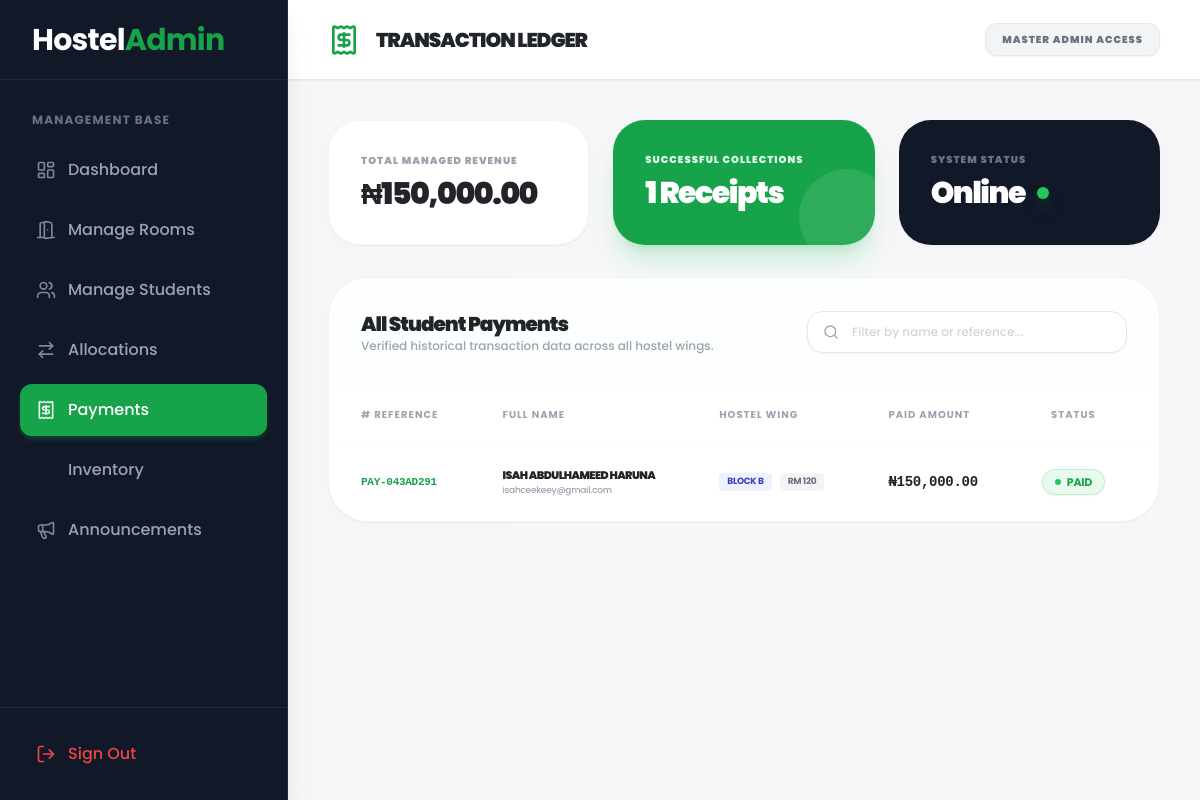
/admin/payments.php (signed in), run on the app's committed database.
### tables this page shows
CREATE TABLE `payments` (
  `id` int(11) NOT NULL,
  `student_id` int(11) NOT NULL,
  `allocation_id` int(11) DEFAULT NULL,
  `amount` decimal(10,2) NOT NULL,
  `reference_code` varchar(100) NOT NULL,
  `payment_method` varchar(50) DEFAULT 'Bank Transfer',
  `status` enum('pending','paid','failed') DEFAULT 'pending',
  `paid_at` timestamp NULL DEFAULT NULL,
  `created_at` timestamp NOT NULL DEFAULT current_timestamp()
);

CREATE TABLE `users` (
  `id` int(11) NOT NULL,
  `fullname` varchar(100) NOT NULL,
  `email` varchar(100) NOT NULL,
  `phone` varchar(20) DEFAULT NULL,
  `faculty` varchar(100) DEFAULT NULL,
  `department` varchar(100) DEFAULT NULL,
  `profile_pic` varchar(255) DEFAULT NULL,
  `profile_completed` tinyint(1) DEFAULT 0,
  `password` varchar(255) NOT NULL,
  `role` enum('student','admin','staff') DEFAULT 'student',
  `created_at` timestamp NOT NULL DEFAULT current_timestamp()
);

CREATE TABLE `rooms` (
  `id` int(11) NOT NULL,
  `block_name` varchar(50) NOT NULL,
  `room_number` varchar(50) NOT NULL,
  `capacity` int(11) NOT NULL DEFAULT 4,
  `current_occupancy` int(11) NOT NULL DEFAULT 0,
  `room_type` enum('Standard','Premium') DEFAULT 'Standard',
  `status` enum('available','full','maintenance') DEFAULT 'available',
  `created_at` timestamp NOT NULL DEFAULT current_timestamp()
);

### admin/payments.php (the view, shortened to what this page needs)
<?php
require_once '../config/database.php';
$payments_sql = "
    SELECT p.*, u.fullname, u.email, r.room_number, r.block_name
    FROM payments p
    JOIN users u ON p.student_id = u.id
    LEFT JOIN allocations a ON p.allocation_id = a.id
    LEFT JOIN rooms r ON a.room_id = r.id
    ORDER BY p.paid_at DESC
";
$payments_res = mysqli_query($conn, $payments_sql);
$payments = [];
if ($payments_res) {
    while ($row = mysqli_fetch_assoc($payments_res)) {
        $payments[] = $row;
    }
}
?>
<!DOCTYPE html>
<html lang="en">
<head>
    <script src="https://cdn.tailwindcss.com"></script>
    <link rel="stylesheet" href="https://cdnjs.cloudflare.com/ajax/libs/animate.css/4.1.1/animate.min.css"/>
</head>
<body class="bg-gray-50 font-sans text-dark flex h-screen overflow-hidden antialiased">
    <?php include '../includes/admin_sidebar.php'; ?>
    <main class="flex-1 flex flex-col h-full overflow-hidden">
        <header class="h-20 bg-white shadow-sm flex items-center justify-between px-6 lg:px-10 border-b border-gray-200 z-10 shrink-0">
            <div class="flex items-center gap-4 text-dark font-black tracking-tighter uppercase text-xl">
                <i data-lucide="receipt" class="w-8 h-8 text-primary"></i>
                <h1 class="hidden sm:block">Transaction Ledger</h1>
            </div>
            <div class="flex items-center gap-4">
                <div class="px-4 py-2 bg-gray-100 rounded-xl text-[10px] font-black uppercase text-gray-500 tracking-widest border border-gray-200 shadow-sm">
                    Master Admin Access
                </div>
            </div>
        </header>
        <div class="flex-1 overflow-y-auto p-6 lg:p-10 bg-gray-100/50">
            <div class="max-w-7xl mx-auto space-y-8 animate__animated animate__fadeIn">
                <div class="grid grid-cols-1 md:grid-cols-3 gap-6">
                    <div class="bg-white p-8 rounded-[2rem] shadow-sm border border-gray-100 flex flex-col">
                        <span class="text-[10px] font-black text-gray-400 uppercase tracking-widest mb-2">Total Managed Revenue</span>
                        <h3 class="text-3xl font-black text-dark tracking-tighter">
                            ₦<?php
                            $totalProfit = array_sum(array_column($payments, 'amount'));
                            echo number_format($totalProfit, 2);
                            ?>
                        </h3>
                    </div>
                    <div class="bg-primary p-8 rounded-[2rem] shadow-xl shadow-green-500/20 text-white flex flex-col relative overflow-hidden">
                        <div class="absolute -bottom-5 -right-5 w-24 h-24 bg-white/10 rounded-full"></div>
                        <span class="text-[10px] font-black text-green-100 uppercase tracking-widest mb-2 relative z-10">Successful Collections</span>
                        <h3 class="text-3xl font-black tracking-tighter relative z-10"><?php echo count($payments); ?> Receipts</h3>
                    </div>
                    <div class="bg-gray-900 p-8 rounded-[2rem] shadow-sm text-white flex flex-col">
                        <span class="text-[10px] font-black text-gray-500 uppercase tracking-widest mb-2">System Status</span>
                        <h3 class="text-3xl font-black tracking-tighter flex items-center gap-3">
                            Online <span class="w-3 h-3 bg-green-500 rounded-full animate-pulse shadow-lg shadow-green-500/50"></span>
                        </h3>
                    </div>
                </div>
                <div class="bg-white rounded-[2.5rem] shadow-sm border border-gray-100 overflow-hidden">
                    <div class="p-8 border-b border-gray-50 flex flex-col md:flex-row justify-between items-center gap-6 bg-gray-50/30">
                        <div>
                            <h4 class="text-xl font-black text-dark tracking-tighter">All Student Payments</h4>
                            <p class="text-xs text-gray-400 font-medium">Verified historical transaction data across all hostel wings.</p>
                        </div>
                        <div class="relative w-full md:w-80">
                            <i data-lucide="search" class="w-4 h-4 text-gray-400 absolute left-4 top-1/2 -translate-y-1/2"></i>
                            <input type="text" placeholder="Filter by name or reference..."
                                   class="w-full pl-11 pr-4 py-3 bg-white border border-gray-200 rounded-2xl text-xs font-medium focus:outline-none focus:ring-2 focus:ring-primary/50 transition shadow-sm placeholder:text-gray-300">
                        </div>
                    </div>
                    <div class="overflow-x-auto">
                        <table class="w-full text-left border-collapse whitespace-nowrap">
                            <thead>
                                <tr class="bg-white/50 text-gray-400 text-[10px] font-extrabold uppercase tracking-widest border-b border-gray-50">
                                    <th class="px-8 py-5"># Reference</th>
                                    <th class="px-8 py-5">Full Name</th>
                                    <th class="px-8 py-5">Hostel Wing</th>
                                    <th class="px-8 py-5">Paid Amount</th>
                                    <th class="px-8 py-5 text-center">Status</th>
                                    <th class="px-8 py-5">Date & Time</th>
                                </tr>
                            </thead>
                            <tbody class="divide-y divide-gray-50 uppercase text-[11px] font-bold tracking-tight text-gray-600">
                                <?php if(empty($payments)): ?>
                                    <tr>
                                        <td colspan="6" class="p-20 text-center text-gray-300 italic font-medium">No transactions found in the database.</td>
                                    </tr>
                                <?php else: ?>
                                    <?php foreach($payments as $p): ?>
                                        <tr class="hover:bg-gray-50/80 transition duration-150">
                                            <td class="px-8 py-6 font-mono text-primary"><?php echo $p['reference_code']; ?></td>
                                            <td class="px-8 py-6">
                                                <div class="flex flex-col">
                                                    <span class="text-dark font-black tracking-tighter"><?php echo htmlspecialchars($p['fullname']); ?></span>
                                                    <span class="text-[9px] text-gray-400 lowercase font-medium"><?php echo htmlspecialchars($p['email']); ?></span>
                                                </div>
                                            </td>
                                            <td class="px-8 py-6">
                                                <?php if($p['block_name']): ?>
                                                    <div class="flex items-center gap-2">
                                                        <span class="bg-indigo-50 text-indigo-700 px-2 py-0.5 rounded text-[9px]"><?php echo $p['block_name']; ?></span>
                                                        <span class="bg-gray-100 text-gray-500 px-2 py-0.5 rounded text-[9px]">Rm <?php echo $p['room_number']; ?></span>
                                                    </div>
                                                <?php else: ?>
                                                    <span class="text-gray-400 italic">No Allocation</span>
                                                <?php endif; ?>
                                            </td>
                                            <td class="px-8 py-6 font-mono text-dark text-sm">₦<?php echo number_format($p['amount'], 2); ?></td>
                                            <td class="px-8 py-6 text-center">
                                                <span class="inline-flex items-center gap-1.5 bg-green-500/10 text-green-600 px-3 py-1 rounded-full border border-green-500/20 shadow-sm animate-pulse">
                                                    <span class="w-1.5 h-1.5 bg-green-500 rounded-full"></span>
                                                    <?php echo strtoupper($p['status']); ?>
                                                </span>
                                            </td>
                                            <td class="px-8 py-6 text-gray-400 tabular-nums">
                                            </td>
                                        </tr>
                                    <?php endforeach; ?>
                                <?php endif; ?>
                            </tbody>
                        </table>
                    </div>
                </div>
            </div>
        </div>
    </main>
</body>
</html>

### data on the page
payments: reference_code "PAY-043AD291", student.fullname "ISAH ABDULHAMEED HARUNA", student.email "isahceekeey@gmail.com", rooms.block_name "BLOCK B", rooms.room_number "120", amount "150,000.00", status "PAID"

### other printed values
$item['label'] "Dashboard"
$item['label'] "Manage Rooms"
$item['label'] "Manage Students"
$item['label'] "Allocations"
$item['label'] "Payments"
$item['label'] "Inventory"
$item['label'] "Announcements"
$totalProfit "150,000.00"
count($payments) "1"
